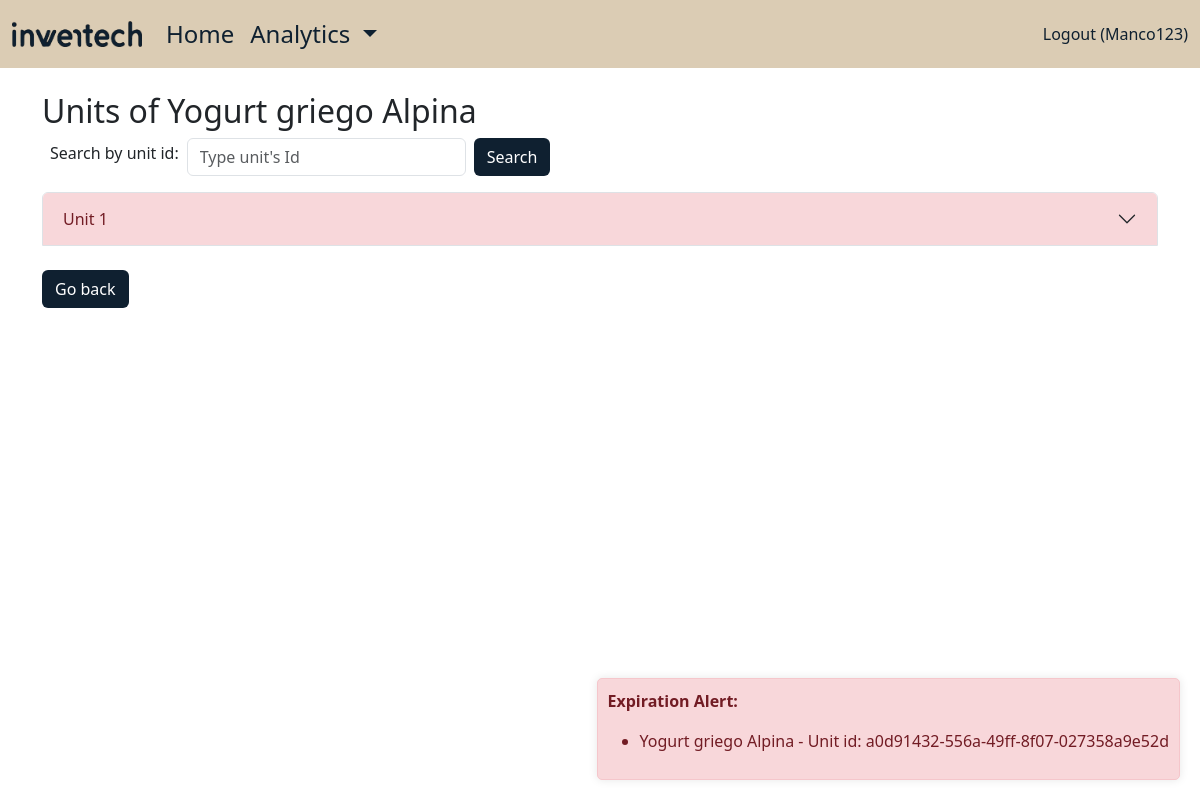
The app's page /UnitsDetail/00633d2b-a473-4cc9-94f8-1e0b21aa418b/ (signed in) with its own data.
### inventech/models.py (models this page shows, shortened)
class Product(models.Model):
    product_id = models.CharField(max_length=50, default=generate_uuid, editable=False)
    product_name = models.CharField(max_length=50)
    product_category = models.CharField(max_length=60)
    product_price = models.IntegerField(default=0)
    product_sales = models.IntegerField(default=0)
    product_expiration_count = models.IntegerField(default=0)
    product_stock = models.IntegerField(default=0, editable = False)
    product_description = models.CharField(max_length=100)
    product_image = models.ImageField(upload_to='inventech/images/', blank = True)
    product_assigned_suggestions = models.CharField(max_length=5000,default="Blank")
    assigned_company = models.ForeignKey(Company, on_delete=models.CASCADE) # References the company

class ProductUnit(models.Model):
    product_id_foreign = models.ForeignKey(Product, on_delete=models.CASCADE) # Referencia el producto del cual es unidad, on_delete cascade indica que si se elimina el producto, se eliminan todas las unidades hijas de este
    unit_id = models.CharField(max_length=50, default=generate_uuid, editable=False)
    unit_expirationDate = models.DateField()
    unit_quality_state = models.CharField(max_length=50, default="Good condition", editable = False)
    @classmethod
    def verifyExpiration(cls, product):
        now = datetime.now().date()
        expiredProducts = cls.objects.filter(unit_expirationDate__lt = now, product_id_foreign = product)
        for item in expiredProducts:
            item.unit_quality_state = "Expired"
            item.save()
        return expiredProducts
    def save(self, *args, **kwargs):
        super().save(*args, **kwargs)
        product = self.product_id_foreign
        product.product_stock = ProductUnit.objects.filter(product_id_foreign=product).count()
        product.save()

### inventech/views.py (the view)
# urls.py: path('UnitsDetail/<str:product_id>/', inventechViews.unitsDetail, name='UnitsDetail'),
@login_required
def unitsDetail(request, product_id):
    product = get_object_or_404(Product, product_id=product_id)
    searchTerm = request.GET.get('searchUnit')
    if searchTerm:
        units = ProductUnit.objects.filter(unit_id__icontains = searchTerm, product_id_foreign = product)
    else:
        units = ProductUnit.objects.filter(product_id_foreign = product)
    expiredUnits = ProductUnit.verifyExpiration(product)
    return render(request, 'unitsDetail.html', {'searchTerm':searchTerm, 'product': product, 'units': units, 'expiredUnits': expiredUnits})

### inventech/templates/unitsDetail.html (shortened to what this page needs)
{% extends 'base.html' %}
{% block content %}
<!doctype html>
<html lang="en">
  <head>
  </head>
  <body>
    <br>
    <h2>Units of {{product.product_name}}</h2>
    <form action="">
        <div class="mb-3 d-flex align-items-center">
            <label for="searchUnit" class="form-label mx-2">Search by unit id:</label>
            <input type="text" class="form-control w-25" name="searchUnit" placeholder="Type unit's Id"/>
            <button type="submit" class="btn btn-classic mb-0 mx-2">Search</button>
        </div>
    </form>
    <div class="accordion" id="accordionExample">
        {% for unit in units %}
        <div class="accordion-item">
          <h2 class="accordion-header">
            <button class="accordion-button collapsed {% if unit.unit_quality_state == 'Good condition' %}accordion-header-good{% elif unit.unit_quality_state == 'Expired' %}accordion-header-expired{% endif %}" type="button" data-bs-toggle="collapse" data-bs-target="#collapseOne{{ forloop.counter }}" aria-expanded="false" aria-controls="collapseOne{{ forloop.counter }}">
              Unit {{forloop.counter}}
            </button>
          </h2>
        </div>
        {% endfor %}
        <br>
        <a href="{% url 'home'%}" class="btn btn-classic"> Go back</a>
        {% if expiredUnits %}
        <div class="notificacion">
            <p><strong>Expiration Alert:</strong></p>
            <ul>
                {% for unit in expiredUnits %}
                <li>{{ unit.product_id_foreign.product_name}} - Unit id: {{ unit.unit_id }}</li>
                {% endfor %}
            </ul>
        </div>
        {% endif %}
    </div>
  </body>
</html>
{% endblock content %}

### inventechanalytics/templates/base.html (shortened to what this page needs)
{% load static %}
<head>
    <link href="https://cdn.jsdelivr.net/npm/bootstrap@5.3.3/dist/css/bootstrap.min.css" rel="stylesheet"
>
    <link href="{% static 'css/styles.css' %}" rel="stylesheet">
</head>
<nav class="navbar navbar_custom navbar-expand-lg sticky-top navbar-light">
    <div class="container-fluid">
        <a class="navbar-brand" href="{% url 'home' %}">
          <img src="{% static 'images/inventech-logotype.png' %}" alt="" width="130" height="26" class="d-inline-block align-items-center">
        </a>
      <div class="collapse navbar-collapse" id="navbarSupportedContent">
        <ul class="navbar-nav me-auto mb-2 mb-lg-0">
          <li class="nav-item">
            <a class="nav-link active fs-4 nav-text" aria-current="page" href="{% url 'home' %}">Home</a>
          </li>
          {% if user.is_authenticated %}
            <li class="nav-item dropdown">
              <a class="nav-link dropdown-toggle fs-4 nav-text" href="#" role="button" data-bs-toggle="dropdown" aria-expanded="false">
                Analytics
              </a>
            </li>
          {% endif %}
        </ul>
        <div class="d-flex ms-auto">
          {% if user.is_authenticated %}
            <a class="nav-link nav-text" href="{% url 'logoutaccount' %}">Logout ({{ user.username }})</a>
          {% else %}
            <a class="btn btn-outline-dark" type="button" href="{% url 'loginaccount' %}">Log In</a>
          {% endif %}
          </div>
      </div>
    </div>
  </nav>
  <div class = "container">
    {% block content %}
    {% endblock content %}
  </div>

### inventechanalytics/static/css/styles.css (style rules this page uses)
.navbar_custom { background-color: #DBCCB4; }
.nav-text { color: #0F2030 !important; }
.btn-classic { background-color: #0F2030 !important; color: #fff; margin-bottom: 20px; }

### inventech/templates/unitsDetail.html (style rules this page uses)
.notificacion { position: fixed; bottom: 20px; right: 20px; background-color: #f8d7da; color: #721c24; border: 1px solid #f5c6cb; padding: 10px; border-radius: 5px; box-shadow: 0 0 10px rgba(0, 0, 0, 0.1); z-index: 1000; }
.accordion-header-expired { background-color: #f8d7da; color: #721c24; }

### records on screen
Product: product_name "Yogurt griego Alpina"
ProductUnit: product_id_foreign.product_name "Yogurt griego Alpina", unit_id "a0d91432-556a-49ff-8f07-027358a9e52d"

### other values on screen
{{ user.username }} "Manco123"
